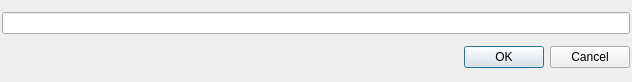
<?xml version="1.0" encoding="UTF-8"?>
<ui version="4.0">
 <class>Dialog</class>
 <widget class="QDialog" name="Dialog">
  <property name="geometry">
   <rect>
    <x>0</x>
    <y>0</y>
    <width>632</width>
    <height>82</height>
   </rect>
  </property>
  <property name="windowTitle">
   <string>Dialog</string>
  </property>
  <layout class="QGridLayout" name="gridLayout" columnstretch="10,0">
   <property name="leftMargin">
    <number>2</number>
   </property>
   <property name="topMargin">
    <number>2</number>
   </property>
   <property name="rightMargin">
    <number>2</number>
   </property>
   <property name="bottomMargin">
    <number>2</number>
   </property>
   <property name="spacing">
    <number>2</number>
   </property>
   <item row="2" column="1">
    <widget class="QDialogButtonBox" name="button_box">
     <property name="orientation">
      <enum>Qt::Horizontal</enum>
     </property>
     <property name="standardButtons">
      <set>QDialogButtonBox::Cancel|QDialogButtonBox::Ok</set>
     </property>
    </widget>
   </item>
   <item row="2" column="0">
    <widget class="KMessageWidget" name="message_widget">
     <property name="sizePolicy">
      <sizepolicy hsizetype="Expanding" vsizetype="Preferred">
       <horstretch>0</horstretch>
       <verstretch>0</verstretch>
      </sizepolicy>
     </property>
    </widget>
   </item>
   <item row="0" column="0" colspan="2">
    <widget class="KLineEdit" name="name_line_edit"/>
   </item>
  </layout>
 </widget>
 <customwidgets>
  <customwidget>
   <class>KLineEdit</class>
   <extends>QLineEdit</extends>
   <header>klineedit.h</header>
  </customwidget>
  <customwidget>
   <class>KMessageWidget</class>
   <extends>QFrame</extends>
   <header>kmessagewidget.h</header>
  </customwidget>
 </customwidgets>
 <resources/>
 <connections>
  <connection>
   <sender>button_box</sender>
   <signal>accepted()</signal>
   <receiver>Dialog</receiver>
   <slot>accept()</slot>
   <hints>
    <hint type="sourcelabel">
     <x>248</x>
     <y>254</y>
    </hint>
    <hint type="destinationlabel">
     <x>157</x>
     <y>274</y>
    </hint>
   </hints>
  </connection>
  <connection>
   <sender>button_box</sender>
   <signal>rejected()</signal>
   <receiver>Dialog</receiver>
   <slot>reject()</slot>
   <hints>
    <hint type="sourcelabel">
     <x>316</x>
     <y>260</y>
    </hint>
    <hint type="destinationlabel">
     <x>286</x>
     <y>274</y>
    </hint>
   </hints>
  </connection>
 </connections>
</ui>
